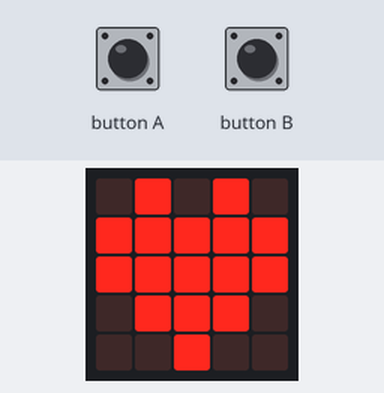
Bench run of a program on a simulated BBC micro:bit (MakeCode). Parts: the board's 5×5 LED display. The test bench sets the inputs (shaded band). Random numbers come from a fixed seed.

Above: at 1.3 s.
At 3.6 s:
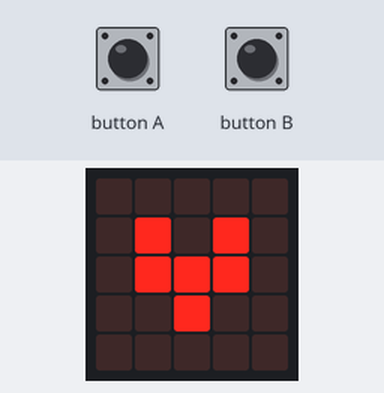
3.7 s: button A pressed for 0.15 s
At 4.6 s:
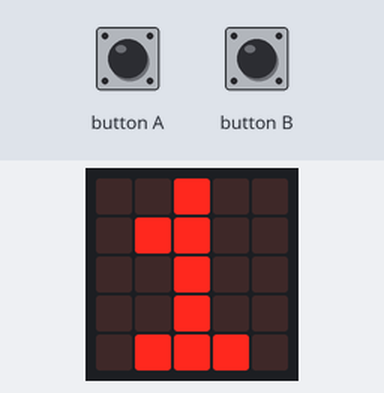
5.3 s: button B pressed for 0.15 s
At 5.8 s:
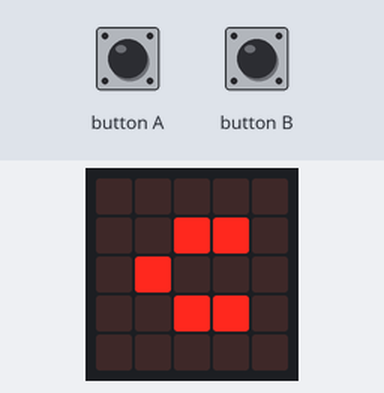
Timing chart, 0 to 8.3 s (numbered marks = the images above; inputs shaded):
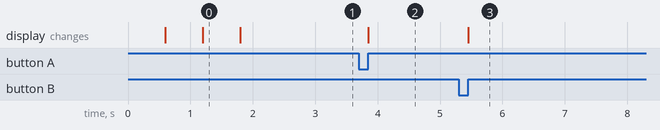

Measured:
- after the input at 3.7 s, the display: changes after 0.15 s (image 2)
- after the input at 5.3 s, the display: changes after 0.15 s (image 3)
- what the display in image 0 shows lasts 0.6 s, from 1.2 s to 1.8 s

The program:

main.ts
```typescript
input.onButtonPressed(Button.A, function () {
    number += 1
    basic.showNumber(number)
})
input.onGesture(Gesture.Shake, function () {
    number = 0
    target = randint(0, 10)
})
input.onButtonPressed(Button.B, function () {
    if (number == target) {
        basic.showLeds(`
            . . . . .
            . # # # .
            . . . . .
            . # # # .
            . . . . .
            `)
    } else if (number < target) {
        basic.showLeds(`
            . . . . .
            . . # # .
            . # . . .
            . . # # .
            . . . . .
            `)
    } else {
        basic.showLeds(`
            . . . . .
            . # # . .
            . . . # .
            . # # . .
            . . . . .
            `)
    }
    number = 0
})
let target = 0
let number = 0
number = 0
target = randint(0, 10)
basic.showIcon(IconNames.Heart)
control.waitMicros(100)
basic.showIcon(IconNames.SmallHeart)
control.waitMicros(100)
basic.showIcon(IconNames.Heart)
control.waitMicros(100)
basic.showIcon(IconNames.SmallHeart)
```

test.ts
```typescript
// ide kerülnek a tesztek; a rendszer ezt nem kompilálja, ha a csomagot bővítményként használják.
```
